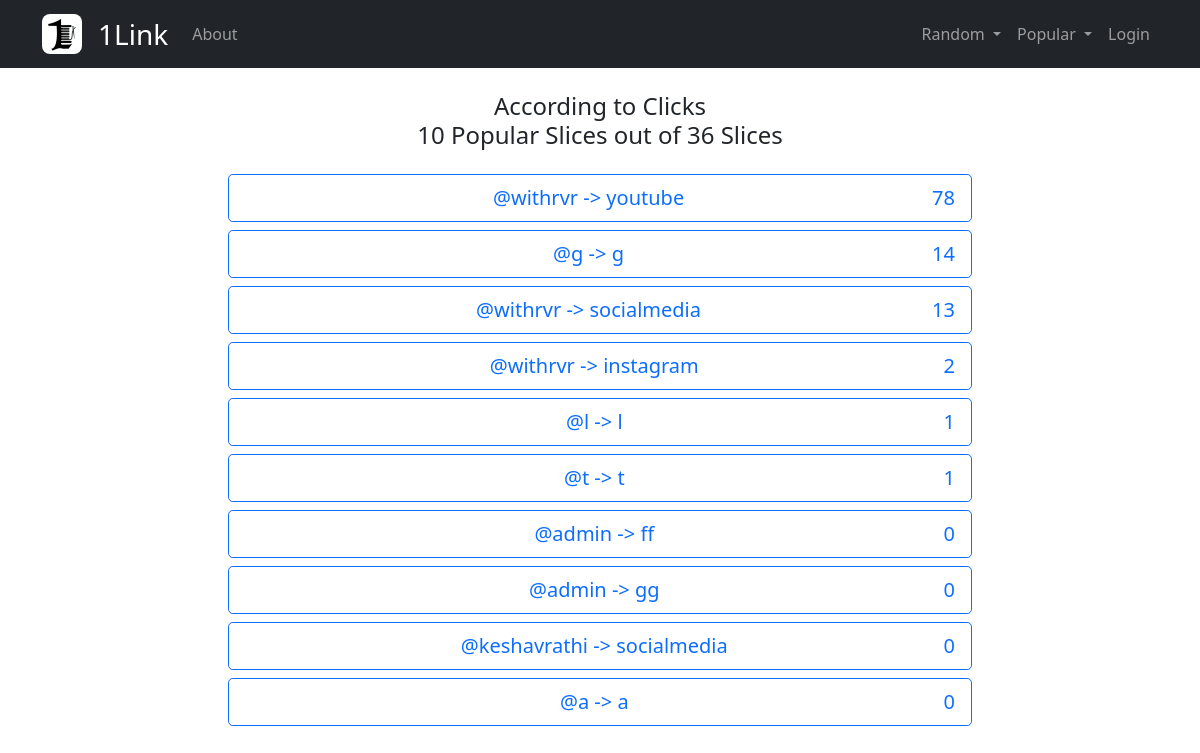
Page /popular/slices/ on the earlier database version.
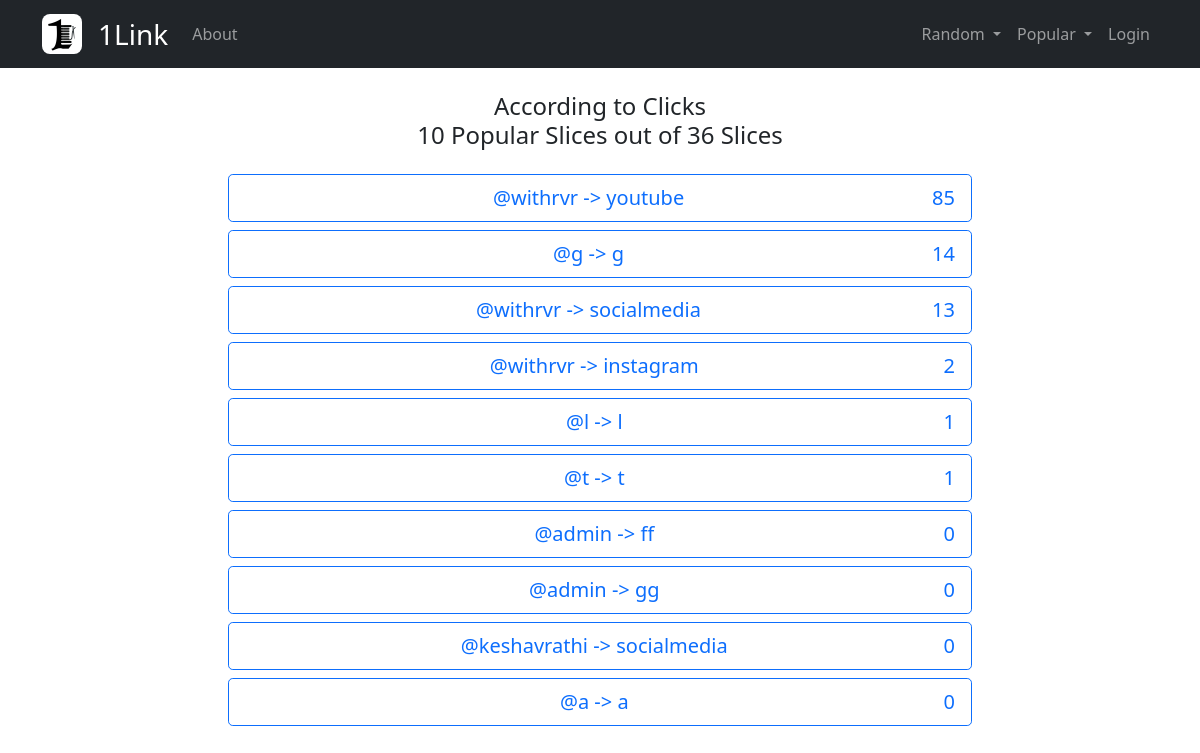
Same page on the later database version.
### Slices_App/models.py (models this page shows, shortened)
class Slices_Model(models.Model):
    author = models.ForeignKey(UsersProfile_Model, on_delete=models.CASCADE)
    slice_Name = models.CharField(
        max_length=30,
        help_text='Only Numbers, Lowecase-Letter and UserScore ( _ ) is allowed',
        validators=[RegexValidator(
            r'^[0-9a-z_]+$',
            message="Enter a valid Slice Name. Only Numbers, Lowecase-Letter and UserScore ( _ ) is allowed"
        )],
        error_messages={
            'unique': "This slice name all ready exist",
        },
    )
    visibility = models.CharField(
        max_length=10,
        choices=[
            ('private', 'Private', ),
            ('public', 'Public', ),
        ],
        default='public'
    )
    clicks = models.IntegerField(
        default=0, blank=False, null=False,
        validators=[MinValueValidator(0), ]
    )
    class Meta:
        unique_together = (
            ('author', 'slice_Name', ),
        )

### UsersProfile_App/models.py (models this page shows, shortened)
class UsersProfile_Model(AbstractUser):
    def __init__(self, *args, **kwargs):
        super(UsersProfile_Model, self).__init__(*args, **kwargs)
        self._meta.get_field('username').validators = [RegexValidator(
            r'^[0-9a-z_]+$',
            message="Enter a valid username. Only Numbers, Lowecase-Letter and UserScore ( _ ) is allowed"
        )]
    AbstractUser.email.field.blank = False
    AbstractUser.username.field.help_text = "Only Numbers, Lowecase-Letter and UserScore ( _ ) is allowed in Username"
    display_Name = models.CharField(max_length=30, blank=True, null=True)
    profile_Picture = models.URLField(
        max_length=400, blank=True, null=True,
        default='https://raw.githubusercontent.com/withrvr/1Link/main/Images/Default_Profile_Picture.png',
    )
    banner_Image = models.URLField(
        max_length=400, blank=True, null=True,
        default='https://raw.githubusercontent.com/withrvr/1Link/main/Images/Default_Banner_Image.png',
    )
    clicks = models.IntegerField(
        default=0, blank=False, null=False,
        validators=[MinValueValidator(0), ]
    )
    """
    clicks
    unique_visitors

    bio
    location
    dob
    link
    category

    business email

    last_active
    show_last_active
    """
    class Meta(AbstractUser.Meta):
        swappable = 'AUTH_USER_MODEL'
        verbose_name = "UsersProfile_Model"
        verbose_name_plural = "UsersProfile_Model"

### Core_App/views.py (the view)
# urls.py: path('popular/slices/', Popular_Slices_View.as_view(),
class Popular_Slices_View(ListView):
    template_name = 'Core_App/Popular_Folder/Popular_Slices_Template.html'
    context_object_name = 'Popular_Slices_List'
    def get_queryset(self, limit=10, *args, **kwargs):
        total_number_of_slices = Slices_Model.objects.all().count()
        if limit > total_number_of_slices:
            limit = total_number_of_slices
        return Slices_Model.objects.filter(visibility='public').order_by("-clicks")[:limit]
    def get_context_data(self, **kwargs):
        context = super().get_context_data(**kwargs)
        context["Total_Number_Of_Slices"] = Slices_Model.objects.all().count()
        return context

### Core_App/templates/Core_App/Popular_Folder/Popular_Slices_Template.html
{% extends 'Core_App/Core_Base_Template.html' %} {% block Core_Content %}
<div class="container mb-5">
	<h4 class="d-grid mx-auto text-center">
		According to Clicks
		<br />
		{{ Popular_Slices_List|length }} Popular Slices
		out of {{ Total_Number_Of_Slices}} Slices
	</h4>
	<div class="link-wrapper my-4">
		{% for Popular_Slice in Popular_Slices_List %}
		<a
			href="{% url 'Display_App:Slice-Detail-Page' UserName_From_URL=Popular_Slice.author.username SliceName_From_URL=Popular_Slice.slice_Name %}"
			target="_blank"
			class="btn btn-lg btn-outline-primary d-grid col-lg-8 m-2 mx-auto"
		>
			<div class="d-flex justify-content-around">
				<div class="flex-grow-1">
					@{{ Popular_Slice.author.username }}
					-> {{ Popular_Slice.slice_Name }}
				</div>
				<div>{{ Popular_Slice.clicks }}</div>
			</div>
		</a>
		{% endfor %}
	</div>
</div>
{% endblock Core_Content %}

Differences in the rows shown:
changed Slices_Model "youtube": clicks "78" → "85"
